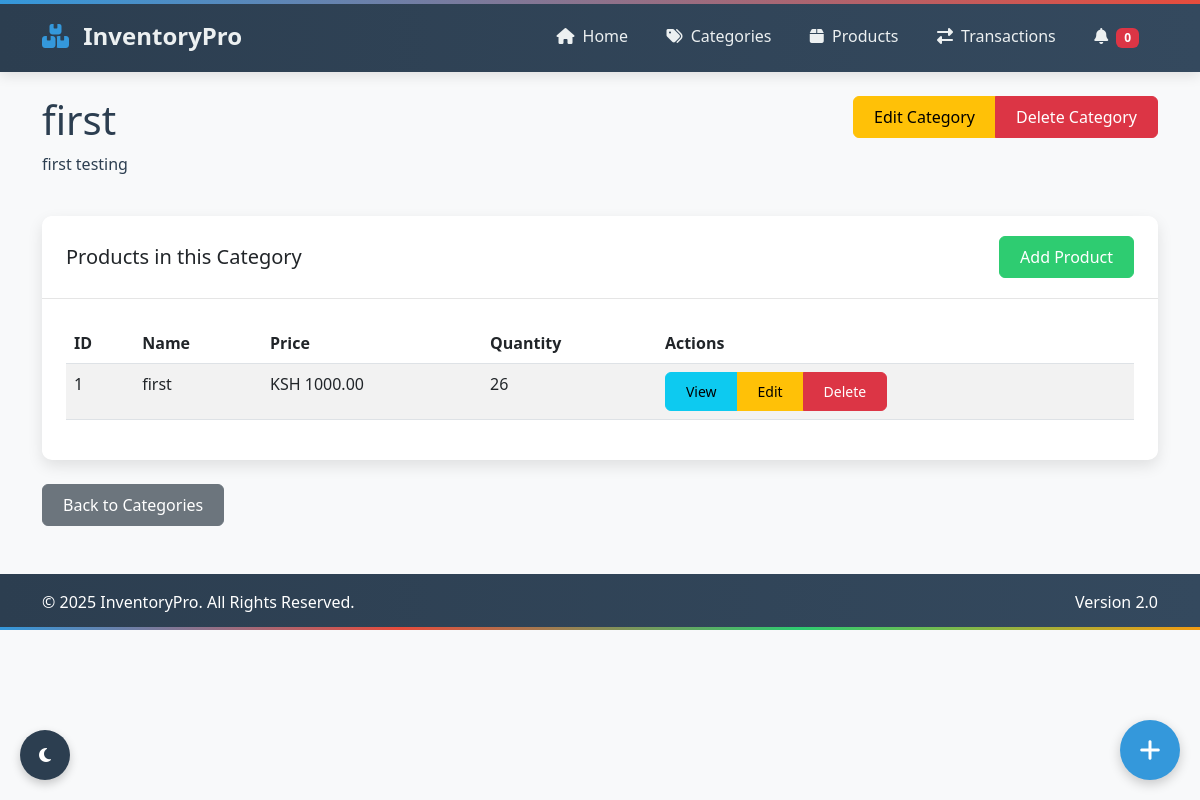
Page /categories/1 on the earlier database version.
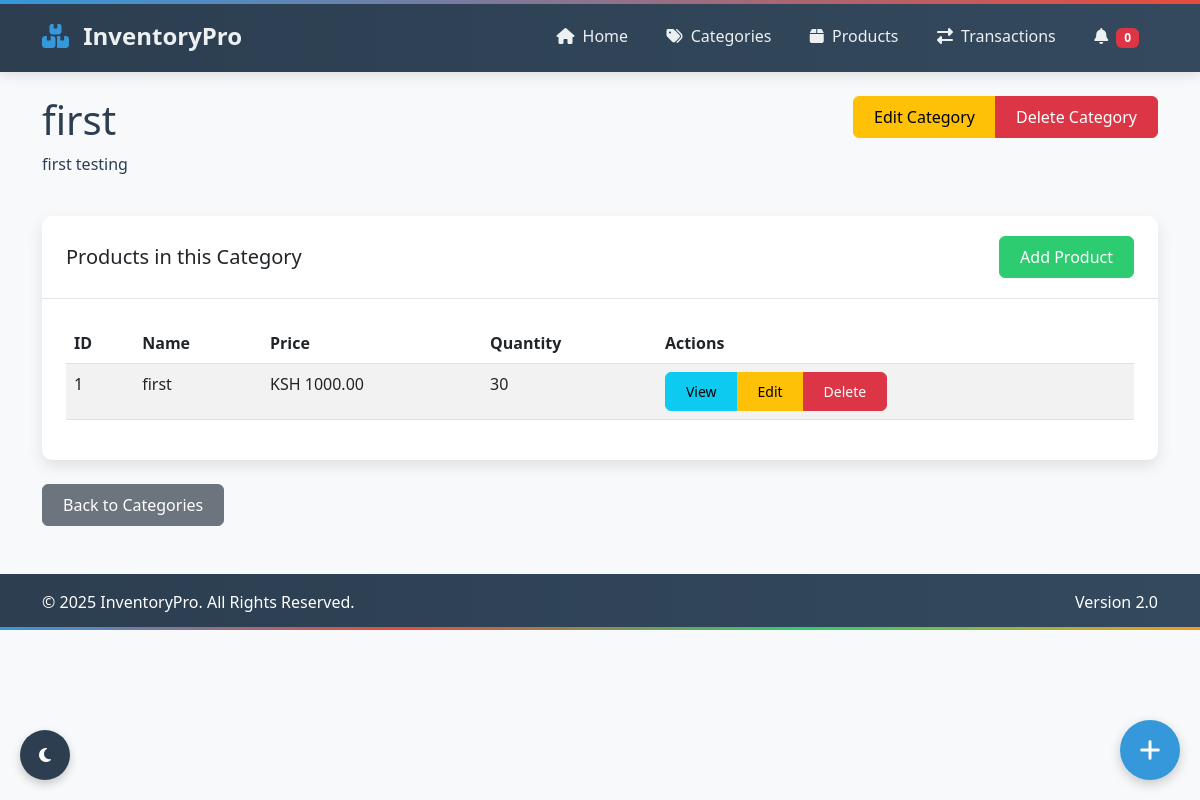
Same page on the later database version.
### models/product.py (models this page shows, shortened)
class Product(Base):
    __tablename__ = 'products'
    id = Column(Integer, primary_key=True)
    _name = Column("name", String(100), nullable=False)
    description = Column(String(255))
    _price = Column("price", Float, nullable=False)
    _quantity = Column("quantity", Integer, default=0)
    category_id = Column(Integer, ForeignKey('categories.id'), nullable=False)
    created_at = Column(DateTime, default=datetime.datetime.utcnow)
    updated_at = Column(DateTime, default=datetime.datetime.utcnow, onupdate=datetime.datetime.utcnow)
    reorder_level = Column(Integer, default=10)
    reorder_quantity = Column(Integer, default=20)
    category = relationship("Category", back_populates="products")
    suppliers = relationship("Supplier", secondary="supplier_product", back_populates="products")
    transaction_items = relationship("TransactionItem", back_populates="product")
    transactions = relationship(
        "Transaction",
        secondary="transaction_items",
        primaryjoin="Product.id == TransactionItem.product_id",
        secondaryjoin="TransactionItem.transaction_id == Transaction.id",
        viewonly=True  # Make this viewonly to prevent cascade conflicts
    )
    @property
    def name(self):
        return self._name
    @name.setter
    def name(self, value):
        if not value or not isinstance(value, str) or len(value.strip()) < 2:
            raise ValueError("Product name must be a string with at least 2 characters")
        self._name = value.strip()
    @property
    def price(self):
        return self._price
    @price.setter
    def price(self, value):
        try:
            value = float(value)
            if value < 0:
                raise ValueError("Price cannot be negative")
            self._price = value
        except (ValueError, TypeError):
            raise ValueError("Price must be a positive number")
    @property
    def quantity(self):
        return self._quantity
    @quantity.setter
    def quantity(self, value):
        try:
            value = int(value)
            if value < 0:
                raise ValueError("Quantity cannot be negative")
            self._quantity = value
        except (ValueError, TypeError):
            raise ValueError("Quantity must be a positive integer")

### web/app.py (the view)
@app.route('/categories/<int:id>')
def view_category(id):
    category = Category.find_by_id(id)
    if not category:
        flash(f"Category with ID {id} not found", "error")
        return redirect(url_for('list_categories'))
    return render_template('categories/view.html', category=category)

### models/category.py (called while the page is built)
    @property
    def name(self):
        return self._name

    @property
    def description(self):
        return self._description

    @classmethod
    def find_by_id(cls, id):
        session = SessionLocal()
        try:
            category = session.query(cls)\
                .options(joinedload(cls.products))\
                .filter_by(id=id)\
                .first()
            return category
        finally:
            session.close()

### web/app.py (called while the page is built)
@app.context_processor
def inject_now():
    return {'now': datetime.utcnow()}

### web/templates/categories/view.html (shortened to what this page needs)
{% extends 'base.html' %}
{% block content %}
<div class="row mb-4">
    <div class="col-md-8">
        <h1>{{ category.name }}</h1>
        <p>{{ category.description or 'No description provided.' }}</p>
    </div>
    <div class="col-md-4 text-end">
        <div class="btn-group">
            <a href="{{ url_for('edit_category', id=category.id) }}" class="btn btn-warning">Edit Category</a>
            <button type="button" class="btn btn-danger" data-bs-toggle="modal" data-bs-target="#deleteModal">Delete Category</button>
        </div>
    </div>
</div>
<div class="card mb-4">
    <div class="card-header d-flex justify-content-between align-items-center">
        <h2 class="mb-0">Products in this Category</h2>
        <a href="{{ url_for('new_product') }}" class="btn btn-success">Add Product</a>
    </div>
    <div class="card-body">
        {% if category.products %}
            <div class="table-responsive">
                <table class="table table-striped table-hover">
                    <thead>
                        <tr>
                            <th>ID</th>
                            <th>Name</th>
                            <th>Price</th>
                            <th>Quantity</th>
                            <th>Actions</th>
                        </tr>
                    </thead>
                    <tbody>
                        {% for product in category.products %}
                        <tr>
                            <td>{{ product.id }}</td>
                            <td>{{ product.name }}</td>
                            <td>KSH {{ "%.2f"|format(product.price) }}</td>
                            <td>{{ product.quantity }}</td>
                            <td>
                                <div class="btn-group btn-group-sm">
                                    <a href="{{ url_for('view_product', id=product.id) }}" class="btn btn-info">View</a>
                                    <a href="{{ url_for('edit_product', id=product.id) }}" class="btn btn-warning">Edit</a>
                                    <button type="button" class="btn btn-danger" data-bs-toggle="modal" data-bs-target="#deleteProductModal{{ product.id }}">Delete</button>
                                </div>
                            </td>
                        </tr>
                        {% endfor %}
                    </tbody>
                </table>
            </div>
        {% else %}
            <div class="alert alert-info">
                No products in this category. <a href="{{ url_for('new_product') }}">Add a product</a> to this category.
            </div>
        {% endif %}
    </div>
</div>
<div>
    <a href="{{ url_for('list_categories') }}" class="btn btn-secondary">Back to Categories</a>
</div>
{% endblock %}

Differences in the rows shown:
changed Product "first": quantity "26" → "30"
